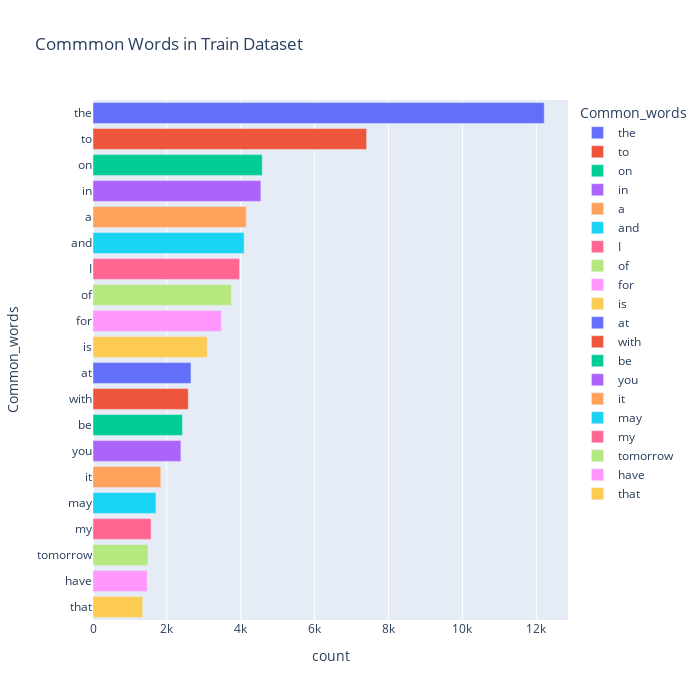

Here is the notebook cell this chart was saved with:
### Code cell
fig = px.bar(temp, x="count", y="Common_words", title='Commmon Words in Train Dataset', orientation='h', 
             width=700, height=700,color='Common_words')
fig.show()

### Figure 1 — Plotly figure (JSON) as saved in the notebook; plotly's stock layout.template omitted (floating-point values rounded to 4 significant figures)
{"data": [{"alignmentgroup": "True", "hovertemplate": "Common_words=%{y}<br>count=%{x}<extra></extra>", "legendgroup": "the", "marker": {"color": "#636efa", "pattern": {"shape": ""}}, "name": "the", "offsetgroup": "the", "orientation": "h", "showlegend": true, "textposition": "auto", "type": "bar", "x": [12216], "xaxis": "x", "y": ["the"], "yaxis": "y"}, {"alignmentgroup": "True", "hovertemplate": "Common_words=%{y}<br>count=%{x}<extra></extra>", "legendgroup": "to", "marker": {"color": "#EF553B", "pattern": {"shape": ""}}, "name": "to", "offsetgroup": "to", "orientation": "h", "showlegend": true, "textposition": "auto", "type": "bar", "x": [7407], "xaxis": "x", "y": ["to"], "yaxis": "y"}, {"alignmentgroup": "True", "hovertemplate": "Common_words=%{y}<br>count=%{x}<extra></extra>", "legendgroup": "on", "marker": {"color": "#00cc96", "pattern": {"shape": ""}}, "name": "on", "offsetgroup": "on", "orientation": "h", "showlegend": true, "textposition": "auto", "type": "bar", "x": [4581], "xaxis": "x", "y": ["on"], "yaxis": "y"}, {"alignmentgroup": "True", "hovertemplate": "Common_words=%{y}<br>count=%{x}<extra></extra>", "legendgroup": "in", "marker": {"color": "#ab63fa", "pattern": {"shape": ""}}, "name": "in", "offsetgroup": "in", "orientation": "h", "showlegend": true, "textposition": "auto", "type": "bar", "x": [4544], "xaxis": "x", "y": ["in"], "yaxis": "y"}, {"alignmentgroup": "True", "hovertemplate": "Common_words=%{y}<br>count=%{x}<extra></extra>", "legendgroup": "a", "marker": {"color": "#FFA15A", "pattern": {"shape": ""}}, "name": "a", "offsetgroup": "a", "orientation": "h", "showlegend": true, "textposition": "auto", "type": "bar", "x": [4148], "xaxis": "x", "y": ["a"], "yaxis": "y"}, {"alignmentgroup": "True", "hovertemplate": "Common_words=%{y}<br>count=%{x}<extra></extra>", "legendgroup": "and", "marker": {"color": "#19d3f3", "pattern": {"shape": ""}}, "name": "and", "offsetgroup": "and", "orientation": "h", "showlegend": true, "textposition": "auto", "type": "bar", "x": [4090], "xaxis": "x", "y": ["and"], "yaxis": "y"}, {"alignmentgroup": "True", "hovertemplate": "Common_words=%{y}<br>count=%{x}<extra></extra>", "legendgroup": "I", "marker": {"color": "#FF6692", "pattern": {"shape": ""}}, "name": "I", "offsetgroup": "I", "orientation": "h", "showlegend": true, "textposition": "auto", "type": "bar", "x": [3968], "xaxis": "x", "y": ["I"], "yaxis": "y"}, {"alignmentgroup": "True", "hovertemplate": "Common_words=%{y}<br>count=%{x}<extra></extra>", "legendgroup": "of", "marker": {"color": "#B6E880", "pattern": {"shape": ""}}, "name": "of", "offsetgroup": "of", "orientation": "h", "showlegend": true, "textposition": "auto", "type": "bar", "x": [3748], "xaxis": "x", "y": ["of"], "yaxis": "y"}, {"alignmentgroup": "True", "hovertemplate": "Common_words=%{y}<br>count=%{x}<extra></extra>", "legendgroup": "for", "marker": {"color": "#FF97FF", "pattern": {"shape": ""}}, "name": "for", "offsetgroup": "for", "orientation": "h", "showlegend": true, "textposition": "auto", "type": "bar", "x": [3472], "xaxis": "x", "y": ["for"], "yaxis": "y"}, {"alignmentgroup": "True", "hovertemplate": "Common_words=%{y}<br>count=%{x}<extra></extra>", "legendgroup": "is", "marker": {"color": "#FECB52", "pattern": {"shape": ""}}, "name": "is", "offsetgroup": "is", "orientation": "h", "showlegend": true, "textposition": "auto", "type": "bar", "x": [3091], "xaxis": "x", "y": ["is"], "yaxis": "y"}, {"alignmentgroup": "True", "hovertemplate": "Common_words=%{y}<br>count=%{x}<extra></extra>", "legendgroup": "at", "marker": {"color": "#636efa", "pattern": {"shape": ""}}, "name": "at", "offsetgroup": "at", "orientation": "h", "showlegend": true, "textposition": "auto", "type": "bar", "x": [2652], "xaxis": "x", "y": ["at"], "yaxis": "y"}, {"alignmentgroup": "True", "hovertemplate": "Common_words=%{y}<br>count=%{x}<extra></extra>", "legendgroup": "with", "marker": {"color": "#EF553B", "pattern": {"shape": ""}}, "name": "with", "offsetgroup": "with", "orientation": "h", "showlegend": true, "textposition": "auto", "type": "bar", "x": [2579], "xaxis": "x", "y": ["with"], "yaxis": "y"}, {"alignmentgroup": "True", "hovertemplate": "Common_words=%{y}<br>count=%{x}<extra></extra>", "legendgroup": "be", "marker": {"color": "#00cc96", "pattern": {"shape": ""}}, "name": "be", "offsetgroup": "be", "orientation": "h", "showlegend": true, "textposition": "auto", "type": "bar", "x": [2422], "xaxis": "x", "y": ["be"], "yaxis": "y"}, {"alignmentgroup": "True", "hovertemplate": "Common_words=%{y}<br>count=%{x}<extra></extra>", "legendgroup": "you", "marker": {"color": "#ab63fa", "pattern": {"shape": ""}}, "name": "you", "offsetgroup": "you", "orientation": "h", "showlegend": true, "textposition": "auto", "type": "bar", "x": [2379], "xaxis": "x", "y": ["you"], "yaxis": "y"}, {"alignmentgroup": "True", "hovertemplate": "Common_words=%{y}<br>count=%{x}<extra></extra>", "legendgroup": "it", "marker": {"color": "#FFA15A", "pattern": {"shape": ""}}, "name": "it", "offsetgroup": "it", "orientation": "h", "showlegend": true, "textposition": "auto", "type": "bar", "x": [1835], "xaxis": "x", "y": ["it"], "yaxis": "y"}, {"alignmentgroup": "True", "hovertemplate": "Common_words=%{y}<br>count=%{x}<extra></extra>", "legendgroup": "may", "marker": {"color": "#19d3f3", "pattern": {"shape": ""}}, "name": "may", "offsetgroup": "may", "orientation": "h", "showlegend": true, "textposition": "auto", "type": "bar", "x": [1703], "xaxis": "x", "y": ["may"], "yaxis": "y"}, {"alignmentgroup": "True", "hovertemplate": "Common_words=%{y}<br>count=%{x}<extra></extra>", "legendgroup": "my", "marker": {"color": "#FF6692", "pattern": {"shape": ""}}, "name": "my", "offsetgroup": "my", "orientation": "h", "showlegend": true, "textposition": "auto", "type": "bar", "x": [1572], "xaxis": "x", "y": ["my"], "yaxis": "y"}, {"alignmentgroup": "True", "hovertemplate": "Common_words=%{y}<br>count=%{x}<extra></extra>", "legendgroup": "tomorrow", "marker": {"color": "#B6E880", "pattern": {"shape": ""}}, "name": "tomorrow", "offsetgroup": "tomorrow", "orientation": "h", "showlegend": true, "textposition": "auto", "type": "bar", "x": [1488], "xaxis": "x", "y": ["tomorrow"], "yaxis": "y"}, {"alignmentgroup": "True", "hovertemplate": "Common_words=%{y}<br>count=%{x}<extra></extra>", "legendgroup": "have", "marker": {"color": "#FF97FF", "pattern": {"shape": ""}}, "name": "have", "offsetgroup": "have", "orientation": "h", "showlegend": true, "textposition": "auto", "type": "bar", "x": [1467], "xaxis": "x", "y": ["have"], "yaxis": "y"}, {"alignmentgroup": "True", "hovertemplate": "Common_words=%{y}<br>count=%{x}<extra></extra>", "legendgroup": "that", "marker": {"color": "#FECB52", "pattern": {"shape": ""}}, "name": "that", "offsetgroup": "that", "orientation": "h", "showlegend": true, "textposition": "auto", "type": "bar", "x": [1344], "xaxis": "x", "y": ["that"], "yaxis": "y"}], "layout": {"barmode": "relative", "height": 700, "legend": {"title": {"text": "Common_words"}, "tracegroupgap": 0}, "title": {"text": "Commmon Words in Train Dataset"}, "width": 700, "xaxis": {"anchor": "y", "domain": [0, 1], "title": {"text": "count"}}, "yaxis": {"anchor": "x", "categoryarray": ["that", "have", "tomorrow", "my", "may", "it", "you", "be", "with", "at", "is", "for", "of", "I", "and", "a", "in", "on", "to", "the"], "categoryorder": "array", "domain": [0, 1], "title": {"text": "Common_words"}}}}
